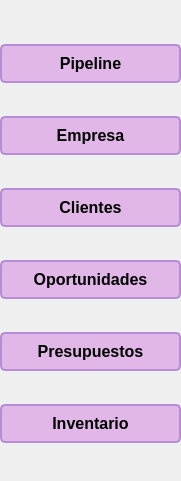
   <widget class="QWidget" name="verticalLayoutWidget">
    <property name="geometry">
     <rect>
      <x>30</x>
      <y>110</y>
      <width>181</width>
      <height>481</height>
     </rect>
    </property>
    <layout class="QVBoxLayout" name="verticalLayout" stretch="0,0,0,0,0,0">
     <property name="spacing">
      <number>0</number>
     </property>
     <property name="sizeConstraint">
      <enum>QLayout::SetDefaultConstraint</enum>
     </property>
     <property name="leftMargin">
      <number>0</number>
     </property>
     <property name="rightMargin">
      <number>0</number>
     </property>
     <property name="bottomMargin">
      <number>0</number>
     </property>
     <item>
      <widget class="QPushButton" name="btn_pipeline">
       <property name="font">
        <font>
         <pointsize>-1</pointsize>
         <weight>75</weight>
         <bold>true</bold>
        </font>
       </property>
       <property name="styleSheet">
        <string notr="true">QPushButton {
    background-color: #E1B7E7; /* Violeta pastel claro */
    color: #000000;            /* Texto negro */
    font-size: 16px;           /* Tamaño de letra */
    font-weight: bold;         /* Texto en negrita */
    border-radius: 5px;        /* Bordes redondeados */
    padding: 8px 12px;         /* Espaciado interno */
    border: 2px solid #B78CD7; /* Borde violeta más oscuro */
}

QPushButton:hover {
    background-color: #D39ED2; /* Fondo más oscuro al pasar el mouse */
}

QPushButton:pressed {
    background-color: #C383D1; /* Fondo aún más oscuro al presionar */
    border: 2px solid #9B69C0;  /* Cambio de borde al presionar */
}

QPushButton:disabled {
    background-color: #F2E9F4; /* Fondo gris violáceo para botones desactivados */
    color: #A0A0A0;             /* Texto gris claro */
    border: 2px solid #D6C4D1;  /* Borde gris violáceo */
}
</string>
       </property>
       <property name="text">
        <string>Pipeline</string>
       </property>
      </widget>
     </item>
     <item>
      <widget class="QPushButton" name="btn_empresa">
       <property name="font">
        <font>
         <pointsize>-1</pointsize>
         <weight>75</weight>
         <bold>true</bold>
        </font>
       </property>
       <property name="styleSheet">
        <string notr="true">QPushButton {
    background-color: #E1B7E7; /* Violeta pastel claro */
    color: #000000;            /* Texto negro */
    font-size: 16px;           /* Tamaño de letra */
    font-weight: bold;         /* Texto en negrita */
    border-radius: 5px;        /* Bordes redondeados */
    padding: 8px 12px;         /* Espaciado interno */
    border: 2px solid #B78CD7; /* Borde violeta más oscuro */
}

QPushButton:hover {
    background-color: #D39ED2; /* Fondo más oscuro al pasar el mouse */
}

QPushButton:pressed {
    background-color: #C383D1; /* Fondo aún más oscuro al presionar */
    border: 2px solid #9B69C0;  /* Cambio de borde al presionar */
}

QPushButton:disabled {
    background-color: #F2E9F4; /* Fondo gris violáceo para botones desactivados */
    color: #A0A0A0;             /* Texto gris claro */
    border: 2px solid #D6C4D1;  /* Borde gris violáceo */
}
</string>
       </property>
       <property name="text">
        <string>Empresa</string>
       </property>
      </widget>
     </item>
     <item>
      <widget class="QPushButton" name="btn_clientes">
       <property name="font">
        <font>
         <pointsize>-1</pointsize>
         <weight>75</weight>
         <bold>true</bold>
        </font>
       </property>
       <property name="styleSheet">
        <string notr="true">QPushButton {
    background-color: #E1B7E7; /* Violeta pastel claro */
    color: #000000;            /* Texto negro */
    font-size: 16px;           /* Tamaño de letra */
    font-weight: bold;         /* Texto en negrita */
    border-radius: 5px;        /* Bordes redondeados */
    padding: 8px 12px;         /* Espaciado interno */
    border: 2px solid #B78CD7; /* Borde violeta más oscuro */
}

QPushButton:hover {
    background-color: #D39ED2; /* Fondo más oscuro al pasar el mouse */
}

QPushButton:pressed {
    background-color: #C383D1; /* Fondo aún más oscuro al presionar */
    border: 2px solid #9B69C0;  /* Cambio de borde al presionar */
}

QPushButton:disabled {
    background-color: #F2E9F4; /* Fondo gris violáceo para botones desactivados */
    color: #A0A0A0;             /* Texto gris claro */
    border: 2px solid #D6C4D1;  /* Borde gris violáceo */
}
</string>
       </property>
       <property name="text">
        <string>Clientes</string>
       </property>
      </widget>
     </item>
     <item>
      <widget class="QPushButton" name="btn_oportunidades">
       <property name="font">
        <font>
         <pointsize>-1</pointsize>
         <weight>75</weight>
         <bold>true</bold>
        </font>
       </property>
       <property name="styleSheet">
        <string notr="true">QPushButton {
    background-color: #E1B7E7; /* Violeta pastel claro */
    color: #000000;            /* Texto negro */
    font-size: 16px;           /* Tamaño de letra */
    font-weight: bold;         /* Texto en negrita */
    border-radius: 5px;        /* Bordes redondeados */
    padding: 8px 12px;         /* Espaciado interno */
    border: 2px solid #B78CD7; /* Borde violeta más oscuro */
}

QPushButton:hover {
    background-color: #D39ED2; /* Fondo más oscuro al pasar el mouse */
}

QPushButton:pressed {
    background-color: #C383D1; /* Fondo aún más oscuro al presionar */
    border: 2px solid #9B69C0;  /* Cambio de borde al presionar */
}

QPushButton:disabled {
    background-color: #F2E9F4; /* Fondo gris violáceo para botones desactivados */
    color: #A0A0A0;             /* Texto gris claro */
    border: 2px solid #D6C4D1;  /* Borde gris violáceo */
}
</string>
       </property>
       <property name="text">
        <string>Oportunidades</string>
       </property>
      </widget>
     </item>
     <item>
      <widget class="QPushButton" name="btn_presupuestos">
       <property name="font">
        <font>
         <pointsize>-1</pointsize>
         <weight>75</weight>
         <bold>true</bold>
        </font>
       </property>
       <property name="styleSheet">
        <string notr="true">QPushButton {
    background-color: #E1B7E7; /* Violeta pastel claro */
    color: #000000;            /* Texto negro */
    font-size: 16px;           /* Tamaño de letra */
    font-weight: bold;         /* Texto en negrita */
    border-radius: 5px;        /* Bordes redondeados */
    padding: 8px 12px;         /* Espaciado interno */
    border: 2px solid #B78CD7; /* Borde violeta más oscuro */
}

QPushButton:hover {
    background-color: #D39ED2; /* Fondo más oscuro al pasar el mouse */
}

QPushButton:pressed {
    background-color: #C383D1; /* Fondo aún más oscuro al presionar */
    border: 2px solid #9B69C0;  /* Cambio de borde al presionar */
}

QPushButton:disabled {
    background-color: #F2E9F4; /* Fondo gris violáceo para botones desactivados */
    color: #A0A0A0;             /* Texto gris claro */
    border: 2px solid #D6C4D1;  /* Borde gris violáceo */
}
</string>
       </property>
       <property name="text">
        <string>Presupuestos</string>
       </property>
      </widget>
     </item>
     <item>
      <widget class="QPushButton" name="btn_inventario">
       <property name="font">
        <font>
         <pointsize>-1</pointsize>
         <weight>75</weight>
         <bold>true</bold>
        </font>
       </property>
       <property name="styleSheet">
        <string notr="true">QPushButton {
    background-color: #E1B7E7; /* Violeta pastel claro */
    color: #000000;            /* Texto negro */
    font-size: 16px;           /* Tamaño de letra */
    font-weight: bold;         /* Texto en negrita */
    border-radius: 5px;        /* Bordes redondeados */
    padding: 8px 12px;         /* Espaciado interno */
    border: 2px solid #B78CD7; /* Borde violeta más oscuro */
}

QPushButton:hover {
    background-color: #D39ED2; /* Fondo más oscuro al pasar el mouse */
}

QPushButton:pressed {
    background-color: #C383D1; /* Fondo aún más oscuro al presionar */
    border: 2px solid #9B69C0;  /* Cambio de borde al presionar */
}

QPushButton:disabled {
    background-color: #F2E9F4; /* Fondo gris violáceo para botones desactivados */
    color: #A0A0A0;             /* Texto gris claro */
    border: 2px solid #D6C4D1;  /* Borde gris violáceo */
}
</string>
       </property>
       <property name="text">
        <string>Inventario</string>
       </property>
      </widget>
     </item>
    </layout>
   </widget>
